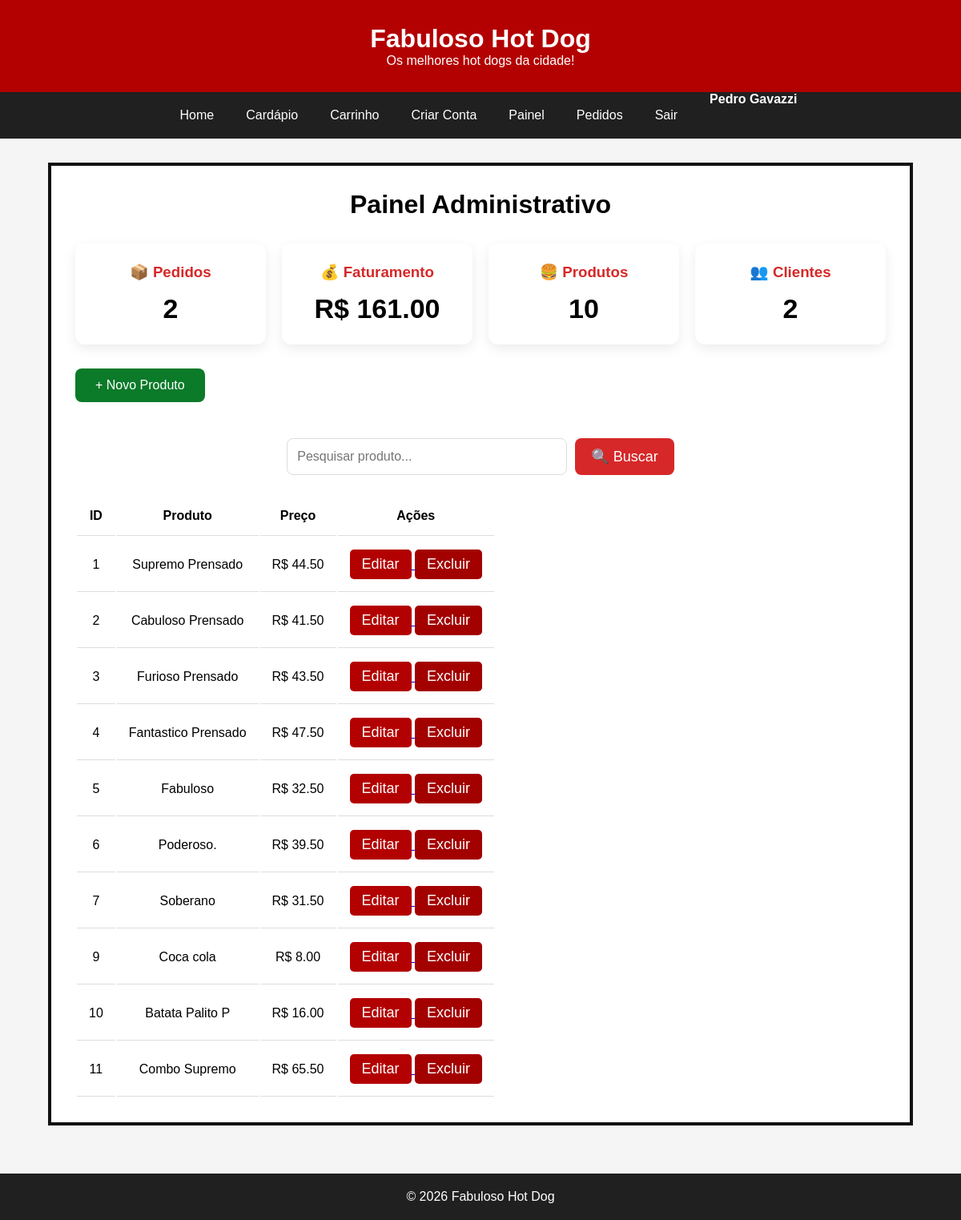
/admin (signed in), run on the app's committed database.
### tables this page shows
CREATE TABLE produtos(

    id INTEGER PRIMARY KEY AUTOINCREMENT,

    nome TEXT NOT NULL,

    descricao TEXT NOT NULL,

    preco REAL NOT NULL,

    imagem TEXT

, categoria TEXT NOT NULL DEFAULT [Lanches]);

### routes/admin.py (the view)
@admin.route("/admin")
def painel():
    if "admin" not in session:
        return redirect(url_for("auth.login"))
    pesquisa = request.args.get("pesquisa", "")
    if pesquisa:
        produtos = pesquisar_produtos(pesquisa)
    else:
        produtos = listar_produtos()
    dados = dashboard()
    return render_template(
        "admin.html",
        produtos=produtos,
        dashboard=dados,
        pesquisa=pesquisa
    )

### database/database.py (called while the page is built)
def conectar():
    conexao = sqlite3.connect("database.db")
    conexao.row_factory = sqlite3.Row
    return conexao

def listar_produtos():
    conexao = conectar()
    cursor = conexao.cursor()
    cursor.execute("""
        SELECT
            id,
            nome,
            descricao,
            preco,
            imagem
        FROM produtos
    """)
    produtos = cursor.fetchall()
    conexao.close()
    return produtos

def dashboard():
    conexao = conectar()
    cursor = conexao.cursor()
    cursor.execute("SELECT COUNT(*) FROM pedidos")
    total_pedidos = cursor.fetchone()[0]
    cursor.execute("SELECT SUM(total) FROM pedidos")
    faturamento = cursor.fetchone()[0] or 0
    cursor.execute("SELECT COUNT(*) FROM produtos")
    total_produtos = cursor.fetchone()[0]
    cursor.execute("SELECT COUNT(DISTINCT telefone) FROM pedidos")
    total_clientes = cursor.fetchone()[0]
    conexao.close()
    return {
        "pedidos": total_pedidos,
        "faturamento": faturamento,
        "produtos": total_produtos,
        "clientes": total_clientes
    }

### templates/admin.html
    {% extends "base.html" %}
{% block conteudo %}
<div class="container-admin">
    <h1>Painel Administrativo</h1>
<div class="cards-dashboard">
    <div class="card-dashboard">
        <h3>📦 Pedidos</h3>
        <span>{{ dashboard.pedidos }}</span>
    </div>
    <div class="card-dashboard">
        <h3>💰 Faturamento</h3>
        <span>
            R$ {{ "%.2f"|format(dashboard.faturamento) }}
        </span>
    </div>
    <div class="card-dashboard">
        <h3>🍔 Produtos</h3>
        <span>{{ dashboard.produtos }}</span>
    </div>
    <div class="card-dashboard">
        <h3>👥 Clientes</h3>
        <span>{{ dashboard.clientes }}</span>
    </div>
</div>
    <a class="btn-novo" href="{{ url_for('admin.novo_produto') }}">
       + Novo Produto
    </a>
<form method="GET" class="pesquisa">
    <input
        type="text"
        name="pesquisa"
        placeholder="Pesquisar produto..."
        value="{{ pesquisa }}">
    <button type="submit">
        🔍 Buscar
    </button>
</form>
    <table class="tabela-admin">
        <thead>
            <tr>
                <th>ID</th>
                <th>Produto</th>
                <th>Preço</th>
                <th>Ações</th>
            </tr>
        </thead>
        <tbody>
        {% for produto in produtos %}
            <tr>
                <td>{{ produto.id }}</td>
                <td>{{ produto.nome }}</td>
                <td>R$ {{ "%.2f"|format(produto.preco) }}</td>
                <td>
                    <a href="{{ url_for('admin.editar_produto', id_produto=produto.id) }}">
                        <button>Editar</button>
                    </a>
                    <a href="{{ url_for('admin.excluir', id_produto=produto.id) }}"
                       onclick="return confirm('Deseja realmente excluir este produto?')">
                         <button class="btn-excluir">
                             Excluir
                         </button>
                    </a>
                </td>
            </tr>
        {% endfor %}
        </tbody>
    </table>
</div>
{% endblock %}

### static/css/style.css (style rules this page uses)
* { margin:0; padding:0; box-sizing:border-box; }
body { font-family:Arial, Helvetica, sans-serif; background:#f5f5f5; }
button { background:#b30000; color:white; border:none; padding:15px 30px; border-radius:8px; cursor:pointer; font-size:18px; }
.container-admin { width:90%; max-width:1100x; margin:30px auto; border:4px solid #111; padding:30px; background:white; }
.container-admin h1 { text-align:center; margin-bottom:30px; }
.btn-novo { display:inline-block; margin-bottom:20px; text-decoration:none; color:white; background:#0b7a29; padding:12px 25px; border-radius:8px; text-align:right; }
.tabela-admin th, .tabela-admin td { padding:15px; border-bottom:1px solid #ddd; text-align:center; }
.tabela-admin button { padding:8px 15px; border:none; border-radius:5px; cursor:pointer; }
.btn-excluir { background:#a30000; color:white; border:none; padding:8px 15px; border-radius:5px; cursor:pointer; }
.cards-dashboard { display:grid; grid-template-columns:repeat(auto-fit,minmax(220px,1fr)); gap:20px; margin:30px 0; }
.card-dashboard { background:white; padding:25px; border-radius:12px; text-align:center; box-shadow:0 5px 15px rgba(0,0,0,.08); }
.card-dashboard h3 { color:#d62828; margin-bottom:15px; }
.card-dashboard span { font-size:34px; font-weight:bold; }
.pesquisa { display:flex; justify-content:center; gap:10px; margin:25px 0; }
.pesquisa input { width:350px; padding:12px; border:1px solid #ddd; border-radius:8px; font-size:16px; }
.pesquisa button { background:#d62828; color:white; border:none; border-radius:8px; padding:12px 20px; cursor:pointer; }

### data on the page
produtos: id "1", nome "Supremo Prensado", preco "44.50"
produtos: id "2", nome "Cabuloso Prensado", preco "41.50"
produtos: id "3", nome "Furioso Prensado", preco "43.50"
produtos: id "4", nome "Fantastico Prensado", preco "47.50"
produtos: id "5", nome "Fabuloso", preco "32.50"
produtos: id "6", nome "Poderoso.", preco "39.50"
produtos: id "7", nome "Soberano", preco "31.50"
produtos: id "9", nome "Coca cola", preco "8.00"
produtos: id "10", nome "Batata Palito P", preco "16.00"
produtos: id "11", nome "Combo Supremo", preco "65.50"

### other printed values
{{ session["admin"] }} "Pedro Gavazzi"
{{ dashboard.pedidos }} "2"
{{ "%.2f"|format(dashboard.faturamento) }} "161.00"
{{ dashboard.produtos }} "10"
{{ dashboard.clientes }} "2"
